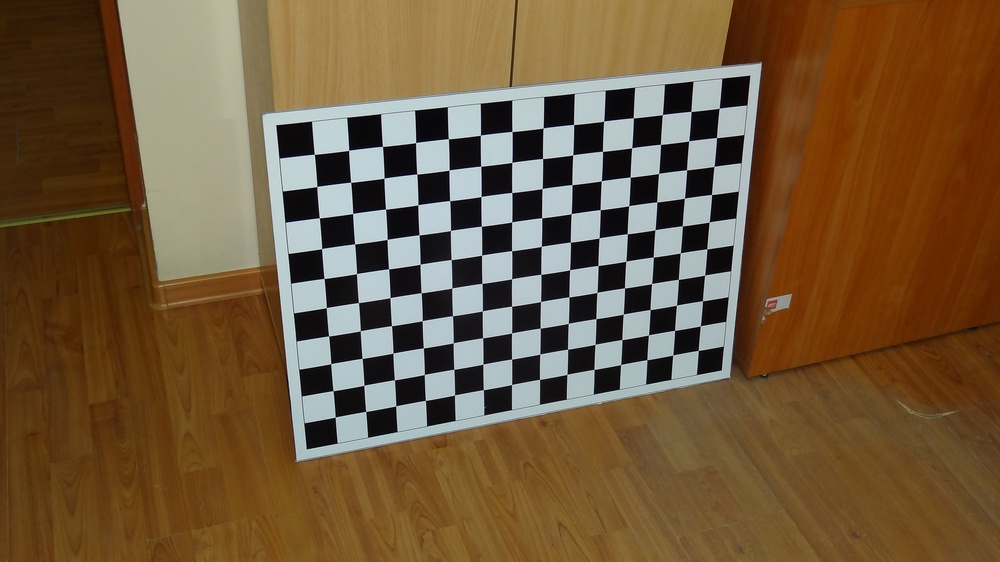
#> input picture lab1/data/calibrate/DSC02696.JPG, 1000 x 562 px, shrunk from 4896 x 2752 before the run; its folder holds only this picture in this run
$ python main.py
#> lines starting #> are read from the running program, lines starting #| are printed output that depends on the picture; after the words box and inside, x2 and y2 are one past the last pixel; in counts of white or black regions, pixels touching at a corner belong together; long printed decimals are rounded
import os.path

import numpy as np
import cv2
import glob

CELLS_IN_ROW, CELLS_IN_COLUMN = 15, 11
NUMBER_POINTS_ROW, NUMBER_POINTS_COLUMN = CELLS_IN_ROW - 1, CELLS_IN_COLUMN - 1

# Termination criteria: stop the algorithm iteration if specified number of iterations or accuracy is reached.
# Number of iterations and accuracy to stop specified as second and third parameters
criteria = (cv2.TERM_CRITERIA_EPS + cv2.TERM_CRITERIA_MAX_ITER, 30, 0.001)

# Prepare 3D object points (x,y,z), like (0,0,0), (1,0,0), (2,0,0) ....,(6,5,0)
object_points = np.zeros((NUMBER_POINTS_ROW * NUMBER_POINTS_COLUMN, 3), np.float32)
object_points[:, :2] = np.mgrid[0:NUMBER_POINTS_ROW, 0:NUMBER_POINTS_COLUMN].T.reshape(-1, 2)

# Arrays to store object points and image points from all the images.
points_3D = []  # 3D points in real world space
points_2D = []  # 2D points in image plane.

# Images to calibrate
images = glob.glob('data/calibrate/*.jpg')

# ----------- Points detection
for frame_name in images:
    img = cv2.imread(frame_name)  # Read the image
#> img is the input picture: shape (562, 1000, 3); mean B, G, R 60, 89.2, 113.5
    gray_img = cv2.cvtColor(img, cv2.COLOR_BGR2GRAY)  # Convert the image to grayscale
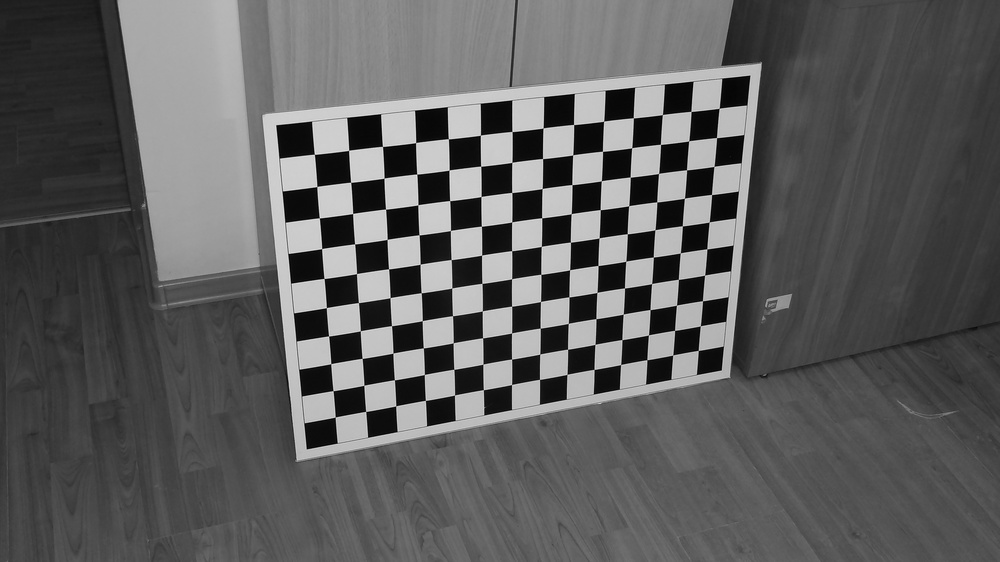
#> gray_img: shape (562, 1000); min 0, max 242, mean 93.1

    # Find the chess board corners on grayscale image
    chessboard_found, corners = cv2.findChessboardCorners(gray_img, (NUMBER_POINTS_ROW, NUMBER_POINTS_COLUMN))
#> chessboard_found = True; corners = 140 rows, first 8: [314.4, 154.3], [348.6, 150.3], [382.5, 146.4], [415.6, 142.6], [448.4, 138.7], [480.4, 135.2], [512, 131.5], [543, 128]

    # If chessboard found, add object points, image points (after refining them)
    if chessboard_found:
        points_3D.append(object_points)

        corners2 = cv2.cornerSubPix(gray_img, corners, (11, 11), (-1, -1), criteria)  # refining img pts
#> corners2 = 140 rows, first 8: [314.4, 154.3], [348.6, 150.3], [382.5, 146.4], [415.6, 142.6], [448.3, 138.7], [480.4, 135.2], [512, 131.5], [543.1, 127.9]
        points_2D.append(corners2)

        # Draw and display the corners
        cv2.drawChessboardCorners(img, (NUMBER_POINTS_ROW, NUMBER_POINTS_COLUMN), corners2, chessboard_found)
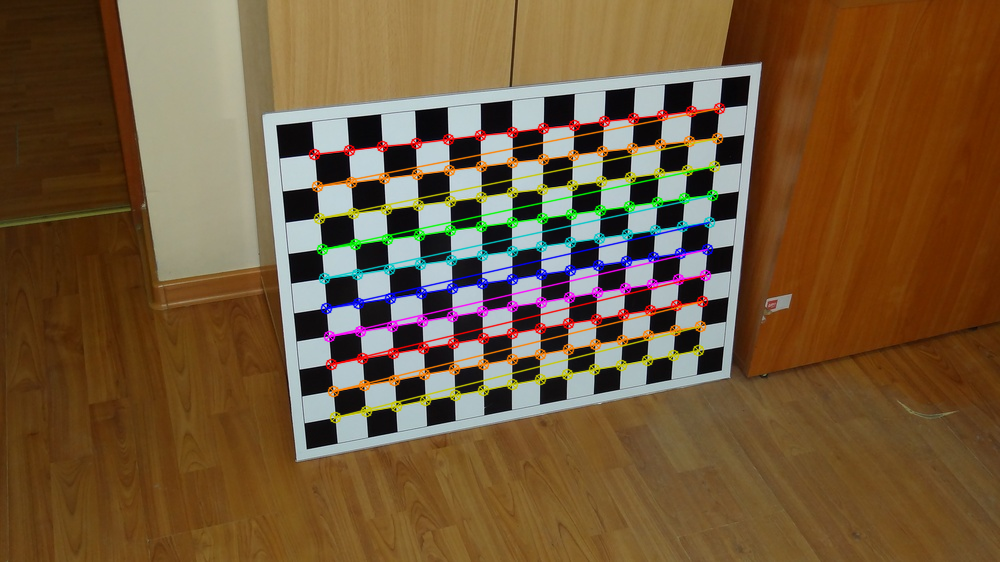
#> img: shape (562, 1000, 3); 5.64% of pixels changed, all inside (x1, y1, x2, y2) = (308, 102, 726, 424)

        # Show, write to file, whatever
        # cv2.imshow('img', img)
        cv2.imwrite(f'data/results/with_patterns/{os.path.basename(frame_name)}', img)
        cv2.waitKey(500)

# ----------- Camera calibration
(
    _, camera_matrix,
    distortion_coefficient,
    rotation_vectors,
    translation_vectors
) = cv2.calibrateCamera(points_3D, points_2D, gray_img.shape[::-1], None, None)
#> camera_matrix = [[1121, 0, 534.8], [0, 1127, 253.4], [0, 0, 1]]; distortion_coefficient = [[-0.148, 4.53, 0.00571, 0.00781, -47.45]]; rotation_vectors = ([0.455, -0.338, -0.0677],); translation_vectors = ([-6.35, -2.84, 32.01],)
np.savetxt(f'data/results/camera_matrix.txt', camera_matrix)
np.savetxt(f'data/results/distortion_coefficient.txt', distortion_coefficient)

# ----------- Camera refining
undistort_img_name = images[0]  # take one of the images
undistort_img = cv2.imread(undistort_img_name)
height, width = undistort_img.shape[:2]
#> height = 562; width = 1000

new_camera_matrix, roi = cv2.getOptimalNewCameraMatrix(
    camera_matrix, distortion_coefficient, (width, height), 1, (width, height)
)  # alpha==1, so pixels are retained with extra black images
#> new_camera_matrix = [[1080.8, 0, 515.7], [0, 805.6, 270.7], [0, 0, 1]]; roi = (0, 90, 963, 401)
x, y, width, height = roi
#> x = 0; y = 90; width = 963; height = 401

# ----------- Image undistortion
undistorted_image = cv2.undistort(
    undistort_img, camera_matrix, distortion_coefficient, None, new_camera_matrix
)[y:y + height, x:x + width]  # Crop the image
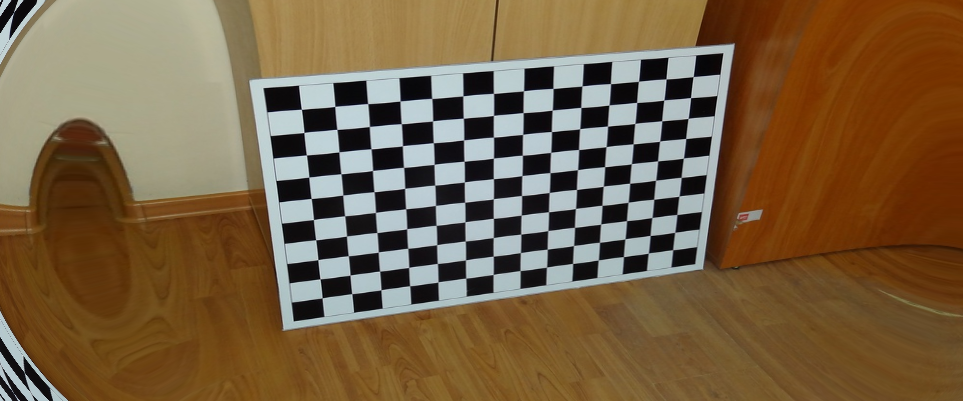
#> undistorted_image: shape (401, 963, 3); mean B, G, R 67.8, 97.2, 120.1

cv2.imwrite(f'data/results/undistorted/{os.path.basename(undistort_img_name)}', undistorted_image)

# ----------- Calculating re-projection error

mean_error = 0
for i in range(len(points_3D)):
    points_2D_2, _ = cv2.projectPoints(points_3D[i], rotation_vectors[i], translation_vectors[i], camera_matrix,
                                       distortion_coefficient)
    error = cv2.norm(points_2D[i], points_2D_2, cv2.NORM_L2) / len(points_2D_2)
    mean_error += error
#> this loop made 1 pass
#> (error, mean_error) on pass 1: (0.00596, 0.00596)
#> after the loop, mean_error = 0.00596

print("Re-projection error: ", mean_error / len(points_3D))
#| Re-projection error:  0.005965

cv2.destroyAllWindows()

$ run again, on lab1/data/calibrate/DSC02700.JPG
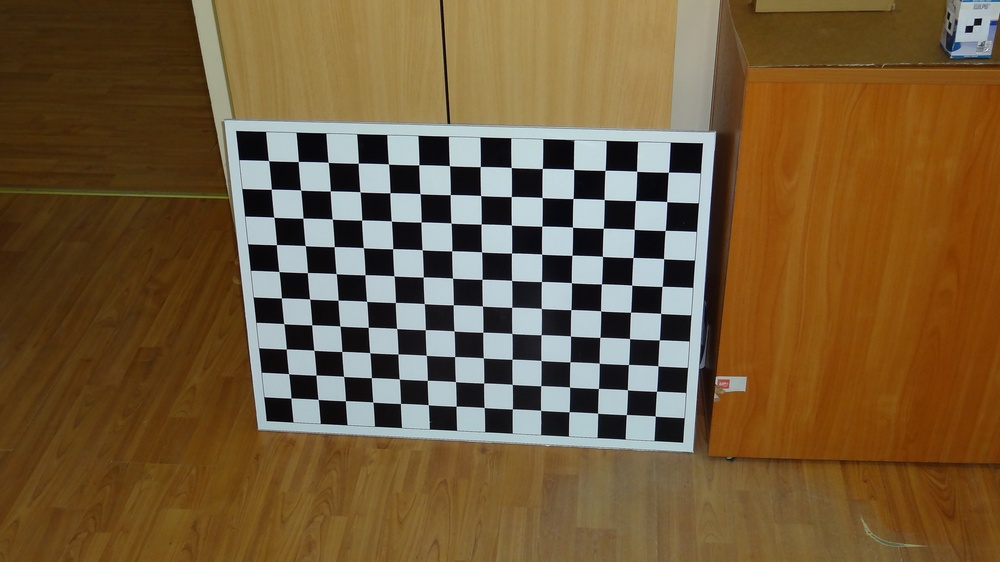
#> input picture lab1/data/calibrate/DSC02700.JPG, 1000 x 562 px, shrunk from 4896 x 2752 before the run
#> img is the input picture: shape (562, 1000, 3); mean B, G, R 57.7, 90.8, 115.1
#> `gray_img = cv2.cvtColor(img, cv2.COLOR_BGR2GRAY)`:
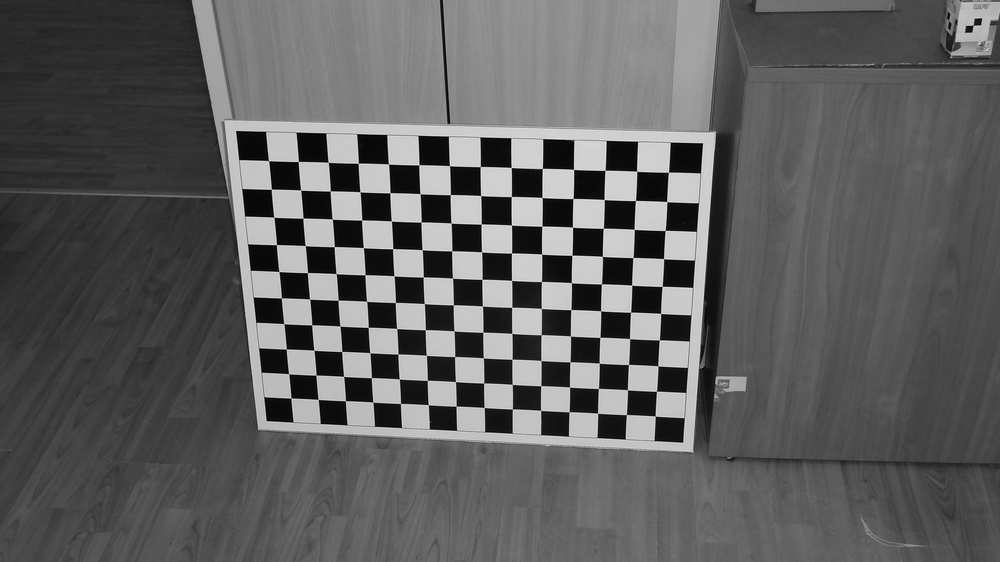
#> gray_img: shape (562, 1000); min 0, max 245, mean 94.3
#> chessboard_found = True; corners = 140 rows, first 8: [268.5, 160.6], [298.3, 161.5], [328.3, 162.4], [358.3, 163.2], [388.5, 164], [418.8, 164.8], [449.5, 165.6], [480.3, 166.5]
#> corners2 = 140 rows, first 8: [268.5, 160.6], [298.3, 161.5], [328.2, 162.3], [358.3, 163.2], [388.5, 164], [418.8, 164.8], [449.5, 165.7], [480.2, 166.6]
#> img: shape (562, 1000, 3); 5.61% of pixels changed, all inside (x1, y1, x2, y2) = (263, 155, 675, 423)
#> camera_matrix = [[1133.6, 0, 522.9], [0, 1130.6, 263.2], [0, 0, 1]]; distortion_coefficient = [[-0.0916, 2.17, 0.00451, 0.00426, -19.97]]; rotation_vectors = ([0.417, 0.0911, 0.0193],); translation_vectors = ([-8.34, -3.38, 36.97],)
#> new_camera_matrix = [[547.4, 0, 256.9], [0, 876.8, 313.7], [0, 0, 1]]; roi = (4, 110, 482, 435)
#> `x, y, width, height = roi`: x = 4; y = 110; width = 482; height = 435
#> `undistorted_image = cv2.undistort( undistort_img, camera_matrix, disto..`:
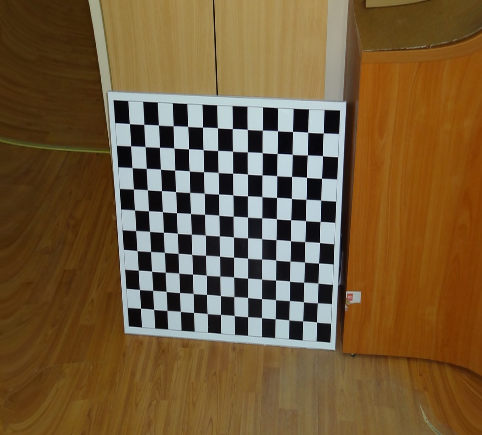
#> undistorted_image: shape (435, 482, 3); mean B, G, R 57.2, 90.8, 115.4
#> the loop `for i in range(len(points_3D)):` made 1 pass
#> (error, mean_error) on pass 1: (0.00579, 0.00579)
#> after the loop `for i in range(len(points_3D)):`: mean_error = 0.00579
#| Re-projection error:  0.005792

$ run again, on lab1/data/calibrate/DSC02697.JPG
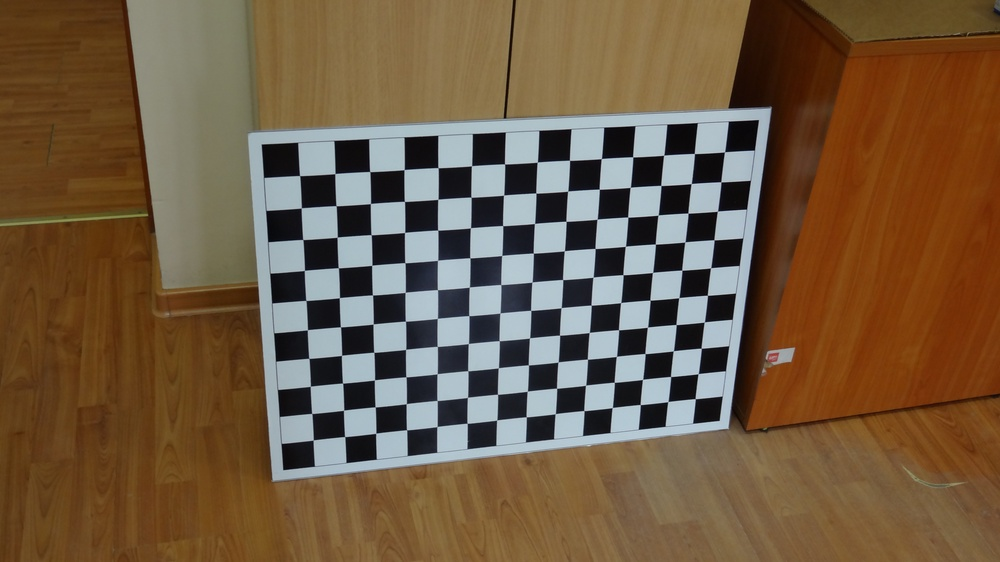
#> input picture lab1/data/calibrate/DSC02697.JPG, 1000 x 562 px, shrunk from 4896 x 2752 before the run
#> img is the input picture: shape (562, 1000, 3); mean B, G, R 66.1, 90.5, 112.7
#> `gray_img = cv2.cvtColor(img, cv2.COLOR_BGR2GRAY)`:
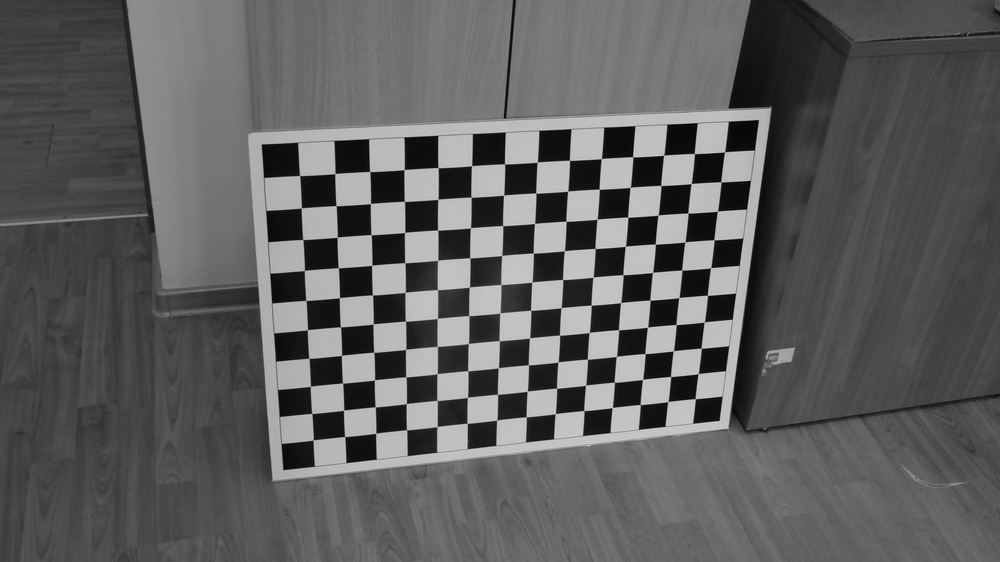
#> gray_img: shape (562, 1000); min 0, max 216, mean 94.4
#> chessboard_found = True; corners = 140 rows, first 8: [299.6, 175.5], [334.9, 173.6], [369.7, 171.5], [404.2, 169.6], [438, 167.6], [471.6, 165.7], [504.5, 163.9], [537.3, 162.2]
#> corners2 = 140 rows, first 8: [299.6, 175.6], [334.9, 173.6], [369.7, 171.6], [404.2, 169.6], [438, 167.6], [471.5, 165.7], [504.6, 163.9], [537.3, 162.1]
#> img: shape (562, 1000, 3); 5.85% of pixels changed, all inside (x1, y1, x2, y2) = (294, 146, 732, 447)
#> camera_matrix = [[1169.1, 0, 529.7], [0, 1163.2, 289.4], [0, 0, 1]]; distortion_coefficient = [[-0.121, 3.54, 0.00439, 0.0061, -37.75]]; rotation_vectors = ([0.463, -0.261, -0.0216],); translation_vectors = ([-6.54, -3.26, 33.02],)
#> new_camera_matrix = [[1169.1, 0, 529.7], [0, 947.8, 317], [0, 0, 1]]; roi = (0, 81, 999, 457)
#> `x, y, width, height = roi`: x = 0; y = 81; width = 999; height = 457
#> `undistorted_image = cv2.undistort( undistort_img, camera_matrix, disto..`:
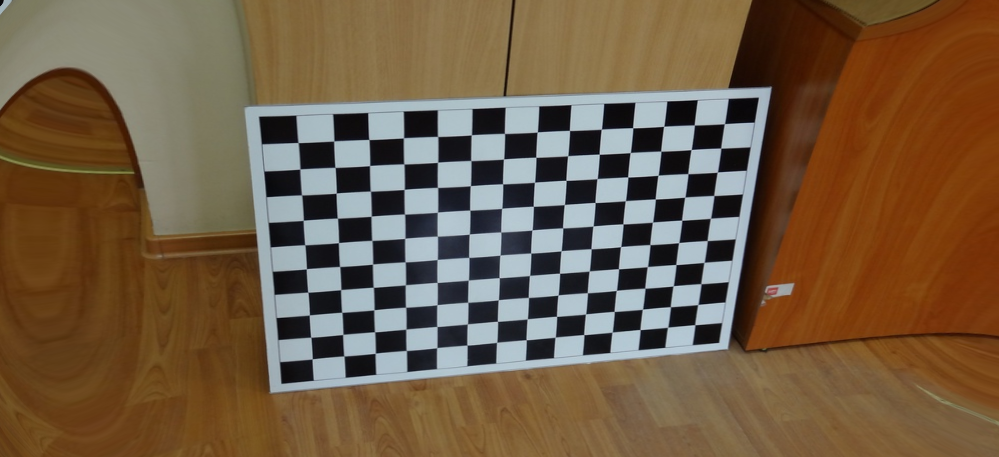
#> undistorted_image: shape (457, 999, 3); mean B, G, R 68.2, 92.4, 114.1
#> the loop `for i in range(len(points_3D)):` made 1 pass
#> (error, mean_error) on pass 1: (0.00616, 0.00616)
#> after the loop `for i in range(len(points_3D)):`: mean_error = 0.00616
#| Re-projection error:  0.006162
